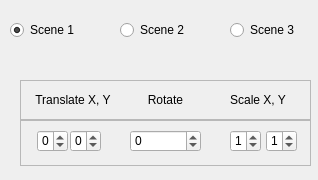
<?xml version="1.0" encoding="UTF-8"?>
<ui version="4.0">
 <class>Controls</class>
 <widget class="QWidget" name="Controls">
  <property name="geometry">
   <rect>
    <x>0</x>
    <y>0</y>
    <width>318</width>
    <height>180</height>
   </rect>
  </property>
  <property name="windowTitle">
   <string>Form</string>
  </property>
  <widget class="QFrame" name="frame_2">
   <property name="geometry">
    <rect>
     <x>20</x>
     <y>80</y>
     <width>291</width>
     <height>40</height>
    </rect>
   </property>
   <property name="frameShape">
    <enum>QFrame::StyledPanel</enum>
   </property>
   <property name="frameShadow">
    <enum>QFrame::Raised</enum>
   </property>
   <layout class="QHBoxLayout" name="horizontalLayout">
    <item>
     <widget class="QLabel" name="label">
      <property name="text">
       <string>Translate X, Y</string>
      </property>
      <property name="alignment">
       <set>Qt::AlignCenter</set>
      </property>
     </widget>
    </item>
    <item>
     <widget class="QLabel" name="label_2">
      <property name="text">
       <string>Rotate</string>
      </property>
      <property name="alignment">
       <set>Qt::AlignCenter</set>
      </property>
     </widget>
    </item>
    <item>
     <widget class="QLabel" name="label_3">
      <property name="text">
       <string>Scale X, Y</string>
      </property>
      <property name="alignment">
       <set>Qt::AlignCenter</set>
      </property>
     </widget>
    </item>
   </layout>
  </widget>
  <widget class="QRadioButton" name="scene3RadioButton">
   <property name="geometry">
    <rect>
     <x>230</x>
     <y>20</y>
     <width>95</width>
     <height>20</height>
    </rect>
   </property>
   <property name="text">
    <string>Scene 3</string>
   </property>
  </widget>
  <widget class="QFrame" name="frame">
   <property name="geometry">
    <rect>
     <x>20</x>
     <y>120</y>
     <width>291</width>
     <height>46</height>
    </rect>
   </property>
   <property name="frameShape">
    <enum>QFrame::StyledPanel</enum>
   </property>
   <property name="frameShadow">
    <enum>QFrame::Raised</enum>
   </property>
   <widget class="QSpinBox" name="translateXSpinBox">
    <property name="geometry">
     <rect>
      <x>17</x>
      <y>10</y>
      <width>31</width>
      <height>22</height>
     </rect>
    </property>
    <property name="minimum">
     <number>-5</number>
    </property>
    <property name="maximum">
     <number>5</number>
    </property>
   </widget>
   <widget class="QSpinBox" name="rotateSpinBox">
    <property name="geometry">
     <rect>
      <x>110</x>
      <y>10</y>
      <width>71</width>
      <height>22</height>
     </rect>
    </property>
    <property name="minimum">
     <number>-360</number>
    </property>
    <property name="maximum">
     <number>360</number>
    </property>
   </widget>
   <widget class="QSpinBox" name="scaleXSpinBox">
    <property name="geometry">
     <rect>
      <x>210</x>
      <y>10</y>
      <width>31</width>
      <height>22</height>
     </rect>
    </property>
    <property name="minimum">
     <number>-10</number>
    </property>
    <property name="maximum">
     <number>10</number>
    </property>
    <property name="value">
     <number>1</number>
    </property>
   </widget>
   <widget class="QSpinBox" name="translateYSpinBox">
    <property name="geometry">
     <rect>
      <x>50</x>
      <y>10</y>
      <width>31</width>
      <height>22</height>
     </rect>
    </property>
    <property name="minimum">
     <number>-5</number>
    </property>
    <property name="maximum">
     <number>5</number>
    </property>
   </widget>
   <widget class="QSpinBox" name="scaleYSpinBox">
    <property name="geometry">
     <rect>
      <x>246</x>
      <y>10</y>
      <width>31</width>
      <height>22</height>
     </rect>
    </property>
    <property name="minimum">
     <number>-10</number>
    </property>
    <property name="maximum">
     <number>10</number>
    </property>
    <property name="value">
     <number>1</number>
    </property>
   </widget>
  </widget>
  <widget class="QRadioButton" name="scene1RadioButton">
   <property name="geometry">
    <rect>
     <x>10</x>
     <y>20</y>
     <width>95</width>
     <height>20</height>
    </rect>
   </property>
   <property name="text">
    <string>Scene 1</string>
   </property>
   <property name="checked">
    <bool>true</bool>
   </property>
  </widget>
  <widget class="QRadioButton" name="scene2RadioButton">
   <property name="geometry">
    <rect>
     <x>120</x>
     <y>20</y>
     <width>95</width>
     <height>20</height>
    </rect>
   </property>
   <property name="text">
    <string>Scene 2</string>
   </property>
  </widget>
 </widget>
 <resources/>
 <connections/>
</ui>
